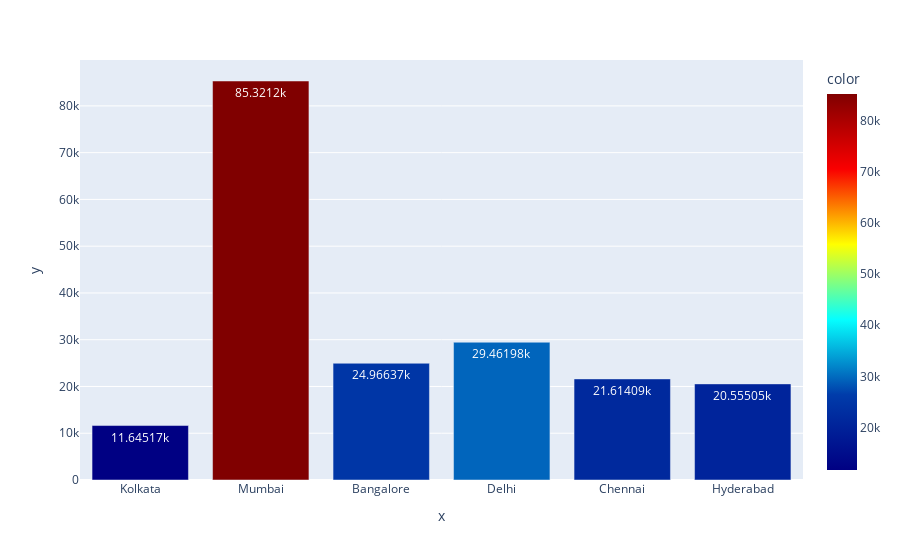

Source (notebook cell):
### Code cell
avg_rent = [data['Rent'].loc[data['City']==i].sum()/data['Rent'].loc[data['City']==i].shape[0] for i in data['City'].unique().tolist()]
px.bar(x=data['City'].unique().tolist(), y=avg_rent, color=avg_rent, color_continuous_scale='jet',text_auto = True)

### Figure 1 — Plotly figure (JSON) as saved in the notebook; plotly's stock layout.template omitted (floating-point values rounded to 4 significant figures)
{"data": [{"alignmentgroup": "True", "hovertemplate": "x=%{x}<br>y=%{y}<br>color=%{marker.color}<extra></extra>", "legendgroup": "", "marker": {"color": [11650.0, 85320.0, 24970.0, 29460.0, 21610.0, 20560.0], "coloraxis": "coloraxis", "pattern": {"shape": ""}}, "name": "", "offsetgroup": "", "orientation": "v", "showlegend": false, "textposition": "auto", "texttemplate": "%{y}", "type": "bar", "x": ["Kolkata", "Mumbai", "Bangalore", "Delhi", "Chennai", "Hyderabad"], "xaxis": "x", "y": [11650.0, 85320.0, 24970.0, 29460.0, 21610.0, 20560.0], "yaxis": "y"}], "layout": {"barmode": "relative", "coloraxis": {"colorbar": {"title": {"text": "color"}}, "colorscale": [[0, "rgb(0,0,131)"], [0.2, "rgb(0,60,170)"], [0.4, "rgb(5,255,255)"], [0.6, "rgb(255,255,0)"], [0.8, "rgb(250,0,0)"], [1, "rgb(128,0,0)"]]}, "legend": {"tracegroupgap": 0}, "margin": {"t": 60}, "xaxis": {"anchor": "y", "domain": [0, 1], "title": {"text": "x"}}, "yaxis": {"anchor": "x", "domain": [0, 1], "title": {"text": "y"}}}}
